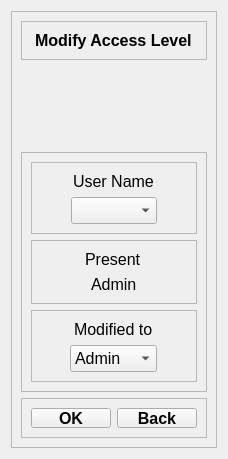
              <widget class="QWidget" name="SW_ModifyAccessLevel">
               <layout class="QVBoxLayout" name="verticalLayout_14">
                <item>
                 <widget class="QFrame" name="frame_7">
                  <property name="minimumSize">
                   <size>
                    <width>0</width>
                    <height>0</height>
                   </size>
                  </property>
                  <property name="maximumSize">
                   <size>
                    <width>16777215</width>
                    <height>16777215</height>
                   </size>
                  </property>
                  <property name="frameShape">
                   <enum>QFrame::StyledPanel</enum>
                  </property>
                  <property name="frameShadow">
                   <enum>QFrame::Raised</enum>
                  </property>
                  <layout class="QVBoxLayout" name="verticalLayout_22">
                   <item>
                    <widget class="QFrame" name="frame_20">
                     <property name="frameShape">
                      <enum>QFrame::StyledPanel</enum>
                     </property>
                     <property name="frameShadow">
                      <enum>QFrame::Raised</enum>
                     </property>
                     <layout class="QVBoxLayout" name="verticalLayout_23">
                      <item alignment="Qt::AlignHCenter">
                       <widget class="QLabel" name="label_6">
                        <property name="font">
                         <font>
                          <family>Arial</family>
                          <pointsize>12</pointsize>
                          <weight>75</weight>
                          <bold>true</bold>
                         </font>
                        </property>
                        <property name="text">
                         <string>Modify Access Level</string>
                        </property>
                       </widget>
                      </item>
                     </layout>
                    </widget>
                   </item>
                   <item alignment="Qt::AlignHCenter">
                    <widget class="QLabel" name="label_21">
                     <property name="minimumSize">
                      <size>
                       <width>80</width>
                       <height>80</height>
                      </size>
                     </property>
                     <property name="maximumSize">
                      <size>
                       <width>80</width>
                       <height>80</height>
                      </size>
                     </property>
                     <property name="text">
                      <string/>
                     </property>
                     <property name="pixmap">
                      <pixmap resource="../Resources.qrc">:/icons/Resource/icons/icons8-access-94.png</pixmap>
                     </property>
                     <property name="scaledContents">
                      <bool>true</bool>
                     </property>
                    </widget>
                   </item>
                   <item>
                    <widget class="QFrame" name="frame_8">
                     <property name="minimumSize">
                      <size>
                       <width>0</width>
                       <height>0</height>
                      </size>
                     </property>
                     <property name="maximumSize">
                      <size>
                       <width>16777215</width>
                       <height>16777215</height>
                      </size>
                     </property>
                     <property name="frameShape">
                      <enum>QFrame::StyledPanel</enum>
                     </property>
                     <property name="frameShadow">
                      <enum>QFrame::Raised</enum>
                     </property>
                     <layout class="QVBoxLayout" name="verticalLayout_21">
                      <item>
                       <widget class="QFrame" name="frame_17">
                        <property name="frameShape">
                         <enum>QFrame::StyledPanel</enum>
                        </property>
                        <property name="frameShadow">
                         <enum>QFrame::Raised</enum>
                        </property>
                        <layout class="QVBoxLayout" name="verticalLayout_13">
                         <item alignment="Qt::AlignHCenter">
                          <widget class="QLabel" name="label_3">
                           <property name="font">
                            <font>
                             <family>Arial</family>
                             <pointsize>12</pointsize>
                             <weight>50</weight>
                             <bold>false</bold>
                            </font>
                           </property>
                           <property name="text">
                            <string>User Name</string>
                           </property>
                          </widget>
                         </item>
                         <item alignment="Qt::AlignHCenter">
                          <widget class="QComboBox" name="CB_Modify_UserName">
                           <property name="font">
                            <font>
                             <family>Arial</family>
                             <pointsize>12</pointsize>
                            </font>
                           </property>
                          </widget>
                         </item>
                        </layout>
                       </widget>
                      </item>
                      <item>
                       <widget class="QFrame" name="frame_18">
                        <property name="frameShape">
                         <enum>QFrame::StyledPanel</enum>
                        </property>
                        <property name="frameShadow">
                         <enum>QFrame::Raised</enum>
                        </property>
                        <layout class="QVBoxLayout" name="verticalLayout_12">
                         <item alignment="Qt::AlignHCenter">
                          <widget class="QLabel" name="label_4">
                           <property name="font">
                            <font>
                             <family>Arial</family>
                             <pointsize>12</pointsize>
                            </font>
                           </property>
                           <property name="text">
                            <string>Present</string>
                           </property>
                          </widget>
                         </item>
                         <item alignment="Qt::AlignHCenter">
                          <widget class="QLabel" name="label_Modify_NewAccessLevel">
                           <property name="maximumSize">
                            <size>
                             <width>16777215</width>
                             <height>16777215</height>
                            </size>
                           </property>
                           <property name="font">
                            <font>
                             <pointsize>12</pointsize>
                            </font>
                           </property>
                           <property name="text">
                            <string>Admin</string>
                           </property>
                          </widget>
                         </item>
                        </layout>
                       </widget>
                      </item>
                      <item>
                       <widget class="QFrame" name="frame_19">
                        <property name="frameShape">
                         <enum>QFrame::StyledPanel</enum>
                        </property>
                        <property name="frameShadow">
                         <enum>QFrame::Raised</enum>
                        </property>
                        <layout class="QVBoxLayout" name="verticalLayout_20">
                         <item alignment="Qt::AlignHCenter">
                          <widget class="QLabel" name="label_5">
                           <property name="font">
                            <font>
                             <family>Arial</family>
                             <pointsize>12</pointsize>
                            </font>
                           </property>
                           <property name="text">
                            <string>Modified to</string>
                           </property>
                          </widget>
                         </item>
                         <item alignment="Qt::AlignHCenter">
                          <widget class="QComboBox" name="CB_Modify_PresentAccessLevel">
                           <property name="font">
                            <font>
                             <family>Arial</family>
                             <pointsize>12</pointsize>
                            </font>
                           </property>
                           <property name="cursor">
                            <cursorShape>PointingHandCursor</cursorShape>
                           </property>
                           <item>
                            <property name="text">
                             <string>Admin</string>
                            </property>
                           </item>
                           <item>
                            <property name="text">
                             <string>Execute</string>
                            </property>
                           </item>
                           <item>
                            <property name="text">
                             <string>View</string>
                            </property>
                           </item>
                          </widget>
                         </item>
                        </layout>
                       </widget>
                      </item>
                     </layout>
                    </widget>
                   </item>
                   <item>
                    <widget class="QFrame" name="frame_9">
                     <property name="minimumSize">
                      <size>
                       <width>0</width>
                       <height>40</height>
                      </size>
                     </property>
                     <property name="maximumSize">
                      <size>
                       <width>16777215</width>
                       <height>40</height>
                      </size>
                     </property>
                     <property name="frameShape">
                      <enum>QFrame::StyledPanel</enum>
                     </property>
                     <property name="frameShadow">
                      <enum>QFrame::Raised</enum>
                     </property>
                     <layout class="QHBoxLayout" name="horizontalLayout_2">
                      <item>
                       <widget class="QPushButton" name="PB_Modify_Ok">
                        <property name="font">
                         <font>
                          <family>Arial</family>
                          <pointsize>12</pointsize>
                          <weight>75</weight>
                          <bold>true</bold>
                         </font>
                        </property>
                        <property name="cursor">
                         <cursorShape>PointingHandCursor</cursorShape>
                        </property>
                        <property name="text">
                         <string>OK</string>
                        </property>
                       </widget>
                      </item>
                      <item>
                       <widget class="QPushButton" name="PB_Modify_Back">
                        <property name="font">
                         <font>
                          <family>Arial</family>
                          <pointsize>12</pointsize>
                          <weight>75</weight>
                          <bold>true</bold>
                         </font>
                        </property>
                        <property name="cursor">
                         <cursorShape>PointingHandCursor</cursorShape>
                        </property>
                        <property name="text">
                         <string>Back</string>
                        </property>
                       </widget>
                      </item>
                     </layout>
                    </widget>
                   </item>
                  </layout>
                 </widget>
                </item>
               </layout>
              </widget>
